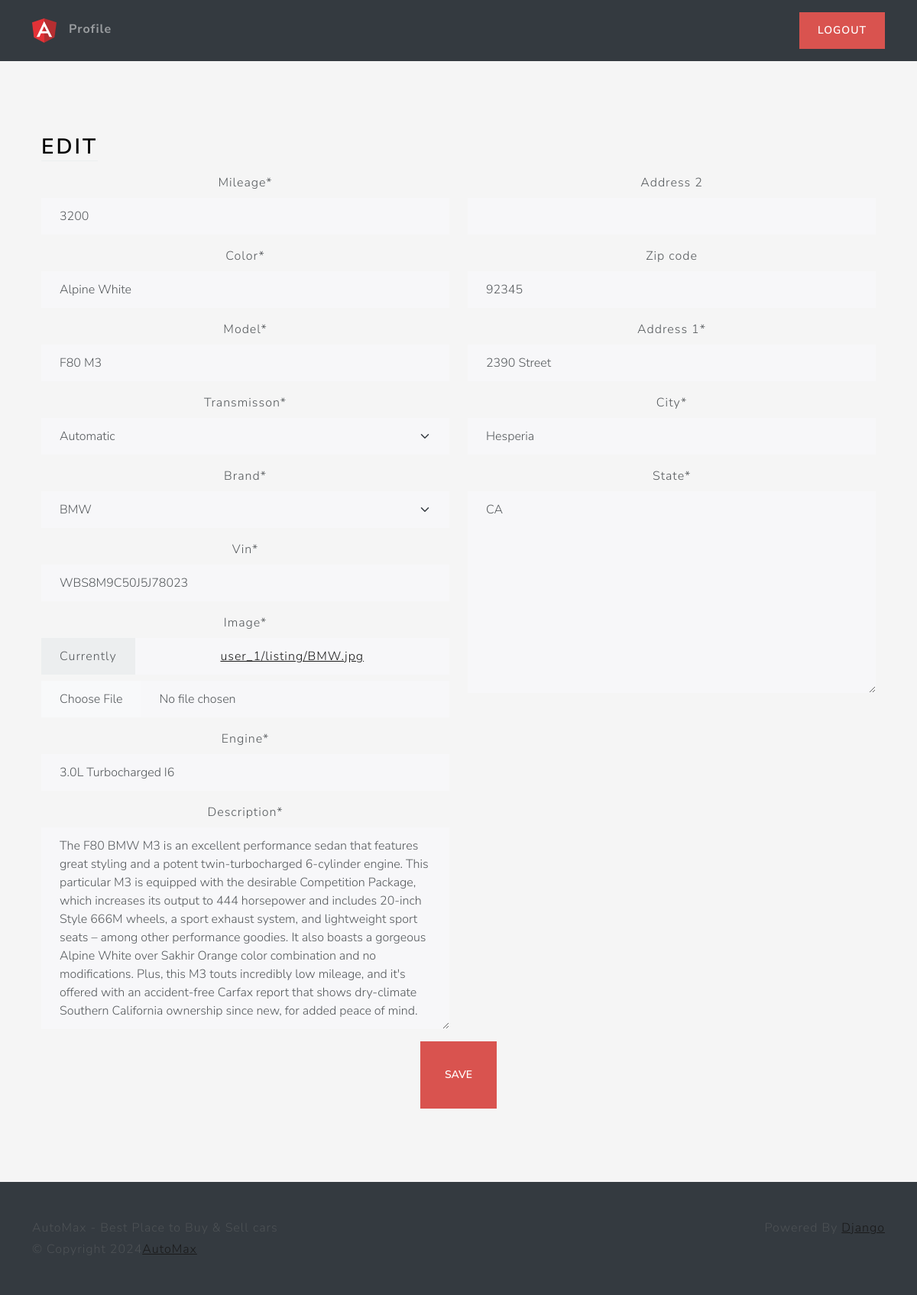
/listing/84b5e80d-38e8-4bc1-b639-3c5e711ab905/edit/ (signed in), run on the app's committed database.
### main/models.py (models this page shows, shortened)
class Listing(models.Model):
    id = models.UUIDField(primary_key = True, default = uuid.uuid4, unique = True, editable =False)
    created_at = models.DateTimeField(auto_now_add = True)
    updated_at = models.DateTimeField(auto_now = True)
    seller = models.ForeignKey(Profile, on_delete = models.CASCADE) #one to many relationship
    brand = models.CharField(max_length = 24)
    brand = models.CharField(max_length=24, choices=CARS_BRANDS, default=None)
    model = models.CharField(max_length=64,)
    vin = models.CharField(max_length=17,)
    mileage = models.IntegerField(default=0)
    color = models.CharField(max_length=24,)
    description = models.TextField()
    engine = models.CharField(max_length=24,)
    transmisson = models.CharField(max_length=24, choices=TRANSMISSION_OPTIONS, default=None)
    location = models.OneToOneField(Location, on_delete=models.SET_NULL, null=True)
    image = models.ImageField(upload_to=user_listing_path)

### users/models.py (models this page shows, shortened)
class Location(models.Model):
    address_1 = models.CharField(max_length = 128, blank=True)
    address_2 = models.CharField(max_length = 128, blank=True)
    city = models.CharField(max_length = 64)
    state = USStateField(default="NY")
    zip_code = USZipCodeField(blank=True)

### main/views.py (the view)
# urls.py: path('listing/<str:id>/edit/', edit_view, name='edit'),
@login_required
def edit_view(request, id):
    try:
        listing = Listing.objects.get(id=id)
        if listing is None:
            raise Exception
        if request.method == 'POST':
            listing_form = ListingForm(
                request.POST, request.FILES, instance=listing)
            location_form = LocationForm(
                request.POST, instance=listing.location)
            if listing_form.is_valid and location_form.is_valid:
                listing_form.save()
                location_form.save()
                messages.info(request, f'Listing {id} updated successfully!')
                return redirect('home')
            else:
                messages.error(
                    request, f'An error occured while trying to edit the listing.')
                return reload()
        else:
            listing_form = ListingForm(instance=listing)
            location_form = LocationForm(instance=listing.location)
        context = {
            'location_form': location_form,
            'listing_form': listing_form
        }
        return render(request, 'views/edit.html', context)
    except Exception as e:
        messages.error(
            request, f'An error occured while trying to access the edit page.')
        return redirect('home')

### users/forms.py
class LocationForm(forms.ModelForm):
    address_1 = forms.CharField(required=True)
    zip_code = USZipCodeField(required=True)
    class Meta:
        model = Location
        fields = {'address_1', 'address_2', 'city', 'state', 'zip_code'}

### main/forms.py
class ListingForm(forms.ModelForm):
    image = forms.ImageField()
    class Meta:
        model = Listing
        fields = {'brand', 'model', 'vin', 'mileage',
                  'color', 'description', 'engine', 'transmisson', 'image'}

### main/templates/views/edit.html (shortened to what this page needs)
{% extends 'base/base.html' %}
{% load static %}
{% load crispy_forms_tags %}
{% block 'body' %}
<div class="container-fluid text-center py-5">
    <div class="container px-4 py-5">
        <div class="row g-4">
            <div class="col d-flex align-items-start">
                <div>
                    <h2 class="mb-3 border-bottom" style="color: black">Edit</h2>
                </div>
            </div>
        </div>
        <form action="" method="post" enctype="multipart/form-data">
            <div class="row">
                <div class="col-6">
                    {{ listing_form|crispy }}
                </div>
                <div class="col-6">
                    {{ location_form|crispy }}
                </div>
            </div>
            <button class="btn btn-lg btn-danger" type="submit">Save</button>
        </form>
    </div>
</div>
{% endblock %}

### main/static/css/style.css (style rules this page uses)
html, body { height: 100%; }
body { align-items: center; padding-bottom: 40px; background-color: #f5f5f5; }
.h2, h2 { color: white; }

### data on the page
Listing: mileage "3200", color "Alpine White", model "F80 M3", transmisson "Automatic", brand "BMW", vin "WBS8M9C50J5J78023", engine "3.0L Turbocharged I6", description "The F80 BMW M3 is an excellent performance sedan that features great styling and a potent twin-turbocharged 6-cylinder engine. This particular M3 is equipped with the desirable Competition Package, which increases its output to 444 horsepower and includes 20-inch Style 666M wheels, a sport exhaust system, and lightweight sport seats – among other performance goodies. It also boasts a gorgeous Alpine White over Sakhir Orange color combination and no modifications. Plus, this M3 touts incredibly low mileage, and it's offered with an accident-free Carfax report that shows dry-climate Southern California ownership since new, for added peace of mind."
Location: zip_code "92345", address_1 "2390 Street", city "Hesperia", state "CA"
